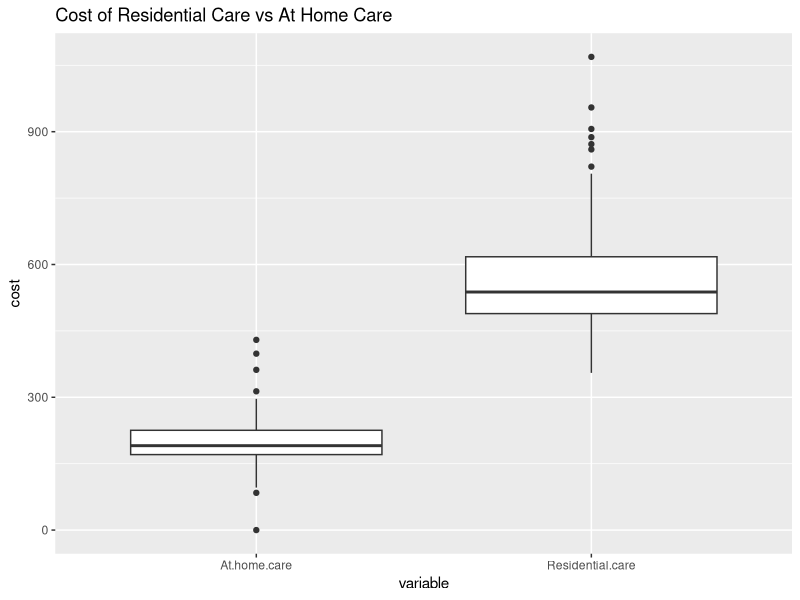
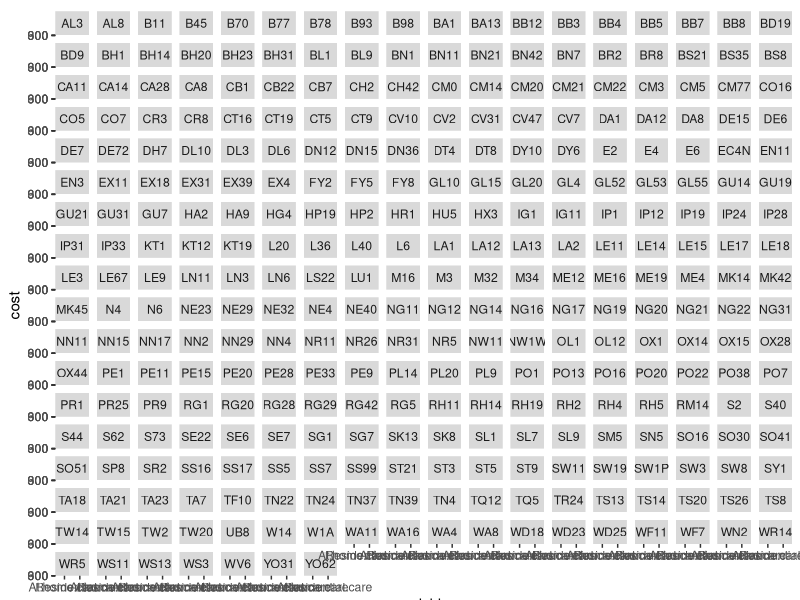

Write R code to recreate these figures, in order.
library(ggplot2)
library(tidyr)
library(dplyr)

care.costs = read.delim("care_costs_by_district.csv", sep=",")
pdf("care_costs.pdf")

# plot comparison residential vs at home cost
care.costs %>% gather(variable, cost, -District, -Postcode) %>% group_by(variable) %>% ggplot(aes(x=variable, y= cost)) + geom_boxplot() + ggtitle("Cost of Residential Care vs At Home Care")

# plot comparison of residential vs at home by the first three letters of postcode
care.costs %>% gather(variable, cost, -District, -Postcode) %>% separate(Postcode, into=c("postcode1", "postcode2"), sep=" ") %>% group_by(variable) %>% ggplot(aes(x=variable, y= cost)) + geom_boxplot() + ggtitle("Cost of Residential Care vs At Home Care") + facet_wrap(~postcode1)



dev.off()

